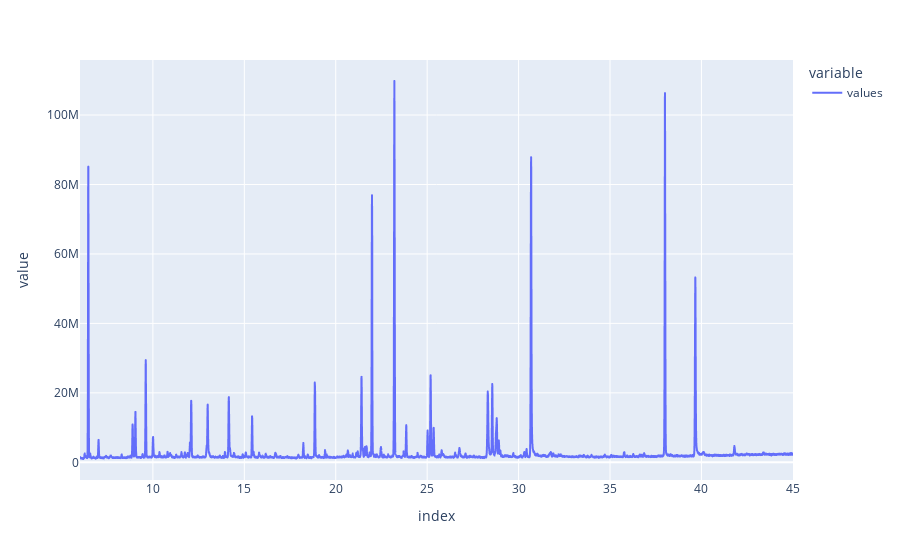

Here is the notebook cell this chart was saved with:
### Markdown cell above
On ne garde que les valeurs comprises dans l'intervalle qui nous interesse, cela supprime aussi les cases éventuellement vide du csv (temps de 0 à la lecture)<br>
Voici un affichage des données sur l'intervalle voulu :

### Code cell
temp = temp.drop(temp[temp.index > tools.INTERVAL[1]].index)
temp = temp.drop(temp[temp.index < tools.INTERVAL[0]].index)
temp.plot()

### Figure 1 — Plotly figure (JSON) as saved in the notebook; plotly's stock layout.template omitted (floating-point values rounded to 4 significant figures; data arrays with more than 128 entries replaced by an {"elided": "..."} marker saying what was removed)
{"data": [{"hovertemplate": "variable=values<br>index=%{x}<br>value=%{y}<extra></extra>", "legendgroup": "values", "line": {"color": "#636efa", "dash": "solid"}, "mode": "lines", "name": "values", "showlegend": true, "type": "scattergl", "x": {"elided": "6608 float values"}, "xaxis": "x", "y": {"elided": "6608 float values"}, "yaxis": "y"}], "layout": {"legend": {"title": {"text": "variable"}, "tracegroupgap": 0}, "margin": {"t": 60}, "xaxis": {"anchor": "y", "domain": [0, 1], "title": {"text": "index"}}, "yaxis": {"anchor": "x", "domain": [0, 1], "title": {"text": "value"}}}}
